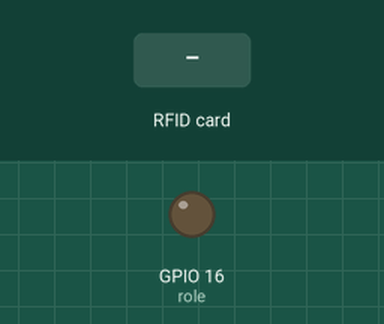
A sketch run on a simulated ESP8266 (NodeMCU). Shown: output pins drawn as LEDs (lit = HIGH). The test bench sets the inputs (shaded band). WiFi joins after 1.5 s; servers stay silent unless stated; what the sketch prints to the serial monitor is not drawn.

Above: at 2.8 s.
2.9 s: RFID card 01 3A FE E9 held to the reader
At 3.6 s:
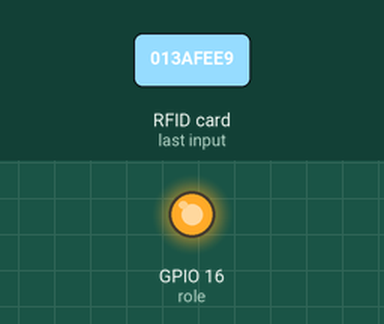
4.4 s: RFID card 5E 7A 19 C4 held to the reader
At 5.0 s:
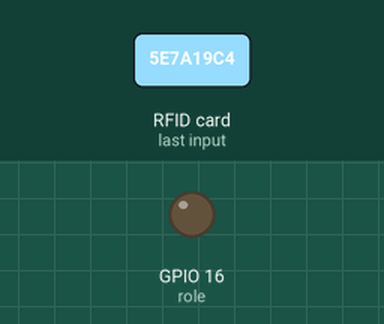
Timing chart, 0 to 7.4 s (numbered marks = the images above; inputs shaded):
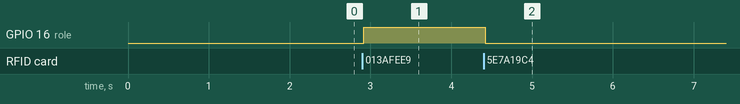

The sketch:

RFID-TRACKING.ino
```cpp
#include <ESP8266WiFi.h>
#include <WiFiClient.h>
#include <ESP8266WebServer.h>
#include <ESP8266mDNS.h>
#include <SPI.h>
#include <MFRC522.h>


#define RST_PIN 15 //rst pin gpıo15
#define SS_PIN 2 //sda pin gpıo2
#define role 16

MFRC522 mfrc522(SS_PIN, RST_PIN);
int statuss = 0;
int out = 0;

MDNSResponder mdns;

ESP8266WebServer server(80);
String webPage;
const char* ssid     = "-------";      //your wifi name
const char* password = "*******";  //your wifi password

void setup() {

  webPage += "<center><h1><i><font color=gold>RFID Tracking</font color=gold></i></h1></center>";


  Serial.begin(9600);
  SPI.begin();
  mfrc522.PCD_Init();

  delay(100);


  Serial.println();
  Serial.println();
  Serial.print("Connecting to ");
  Serial.println(ssid);

  WiFi.begin(ssid, password);

  while (WiFi.status() != WL_CONNECTED) {
    delay(500);
    Serial.print(".");
  }

  Serial.println("");
  Serial.println("WiFi connected");
  Serial.println("IP address: ");
  Serial.println(WiFi.localIP());

  pinMode(role, OUTPUT);

  server.begin();
  Serial.println("HTTP server started");

}

void loop() {


  if ( ! mfrc522.PICC_IsNewCardPresent())
  {
    return;
  }
  if ( ! mfrc522.PICC_ReadCardSerial())
  {
    return;
  }
  //uid
  Serial.println();
  Serial.print(" UID tag :");
  String content= "";
  byte letter;
  for (byte i = 0; i < mfrc522.uid.size; i++)
  {
     Serial.print(mfrc522.uid.uidByte[i] < 0x10 ? " 0" : " ");
     Serial.print(mfrc522.uid.uidByte[i], HEX);
     content.concat(String(mfrc522.uid.uidByte[i] < 0x10 ? " 0" : " "));
     content.concat(String(mfrc522.uid.uidByte[i], HEX));
  }
  content.toUpperCase();
  Serial.println();


  if (content.substring(1) == "01 3A FE E9") //change UID of the card that you want to give access
  {
    Serial.println(" Access Granted ");
    webPage += "<h3><font color=green>&nbsp;Promoted Card  </font color=green></h1><p>";
    webPage += "<h4>&nbsp;&nbsp;Taught UID: </h3>";
    webPage += (content);
    webPage += "<b><font color=green>&nbsp;&nbsp;------Access Granted------&emsp;</font color=green></b>";
    digitalWrite(role, HIGH);
    Serial.println(" ROLE HIGH ");
    delay(1000);
  }


  else   {
    Serial.println(" Access Denied ");
    webPage += "<h1><font color=red> x x x &nbsp;&nbsp;  x x x </font color=red></h1>";
    webPage += "<h3><font color=red>&nbsp;Foreign card  </font color=red></h1><p>";
    webPage += "<h4>&nbsp;&nbsp;Taught UID:\n </h3>";
    webPage += (content);
    webPage += ("<b><font color=red>&nbsp;&nbsp;  X-X-X-Access Denied-X-X-X  </font color=red></b>");
    webPage += "<h1><font color=red> x x x &nbsp;&nbsp;  x x x &emsp;</font color=red></h1>";
    digitalWrite(role, LOW);
    Serial.println(" ROLE LOW ");
    delay(1000);
  }

      server.on("/", [](){
    server.send(200, "text/html", webPage);
  });

  server.handleClient();
}
```

Measured:
- after the input at 2.9 s, GPIO 16 (role): LOW → HIGH at once
- after the input at 4.4 s, GPIO 16 (role): HIGH → LOW at once
